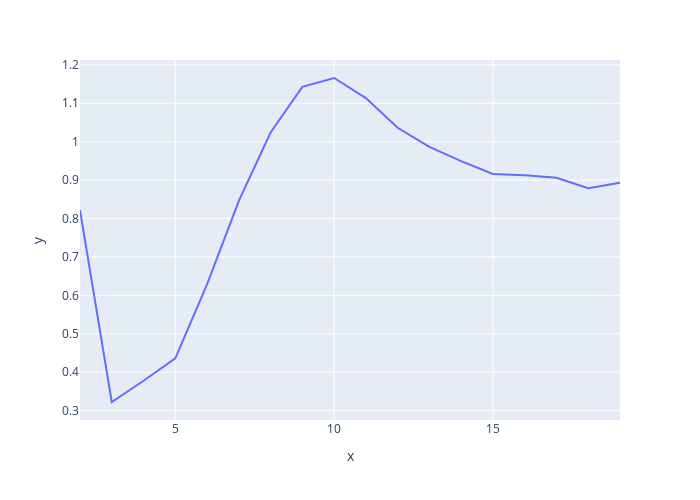

Notebook source saved alongside this figure:
### Code cell
#Diagramme Davies bouldin
fig8 = px.line ( x = [i for i in  range ( 2, len (davies_bouldin)+2 )], y = davies_bouldin, width = 700, height =  500 )
fig8.show()

### Figure 1 — Plotly figure (JSON) as saved in the notebook; plotly's stock layout.template omitted (floating-point values rounded to 4 significant figures)
{"data": [{"hovertemplate": "x=%{x}<br>y=%{y}<extra></extra>", "legendgroup": "", "line": {"color": "#636efa", "dash": "solid"}, "marker": {"symbol": "circle"}, "mode": "lines", "name": "", "orientation": "v", "showlegend": false, "type": "scatter", "x": [2, 3, 4, 5, 6, 7, 8, 9, 10, 11, 12, 13, 14, 15, 16, 17, 18, 19], "xaxis": "x", "y": [0.822, 0.3224, 0.3777, 0.4358, 0.6283, 0.8461, 1.024, 1.143, 1.166, 1.114, 1.036, 0.9864, 0.9494, 0.9162, 0.9125, 0.9063, 0.8791, 0.8932], "yaxis": "y"}], "layout": {"height": 500, "legend": {"tracegroupgap": 0}, "margin": {"t": 60}, "width": 700, "xaxis": {"anchor": "y", "domain": [0, 1], "title": {"text": "x"}}, "yaxis": {"anchor": "x", "domain": [0, 1], "title": {"text": "y"}}}}
